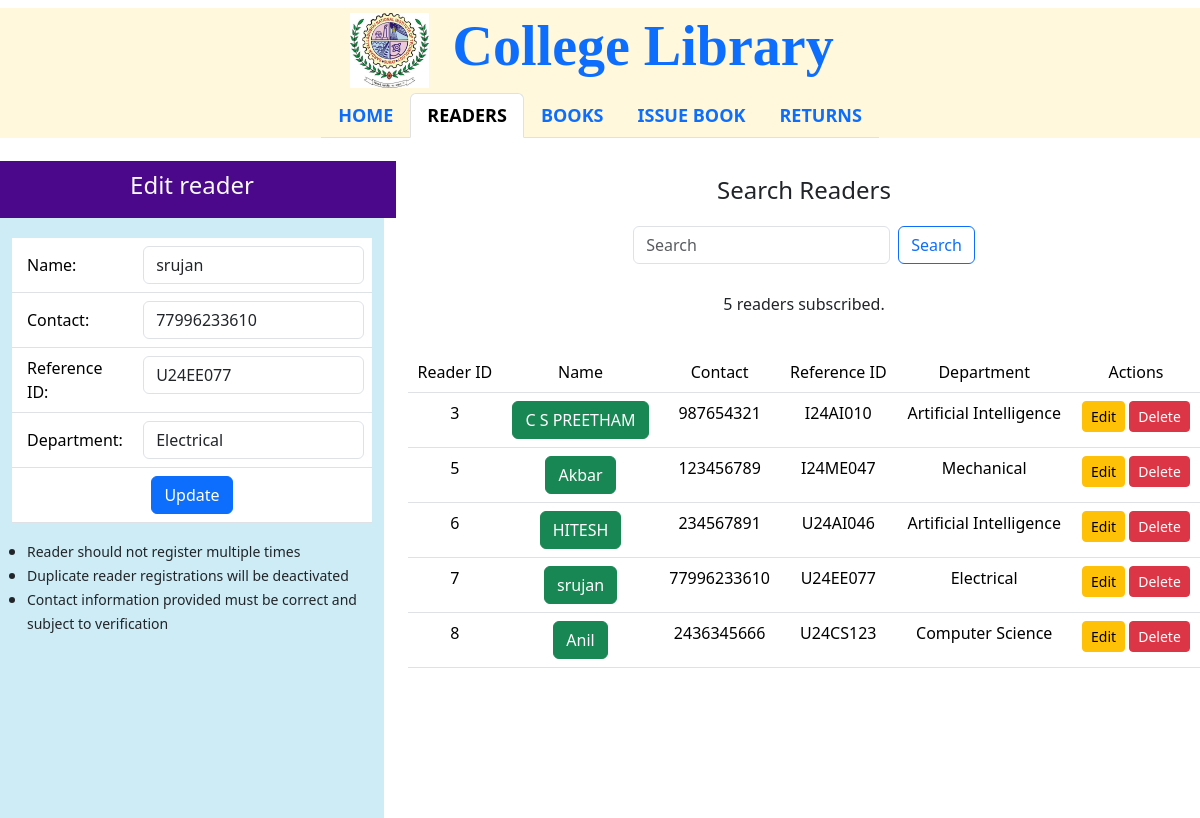
Screenshot of /readers/edit/7 with the database file from the repository.
### lims_app/models.py (models this page shows, shortened)
class Reader(models.Model):
    reference_id = models.CharField(max_length=200)
    reader_name = models.CharField(max_length=200)
    reader_contact = models.CharField(
        max_length=10,
        validators=[
            RegexValidator(
                regex=r'^\d{10}$',
                message='Contact number must be a 10-digit number',
            ),
        ]
    )
    reader_department = models.CharField(max_length=100)
    active = models.BooleanField(default=True)

### lims_app/views.py (the view)
# urls.py: path('readers/edit/<int:reader_id>', edit_reader, name='edit_reader'),
def edit_reader(request, reader_id):
    if request.method == "POST":
        reader = Reader.objects.get(id=reader_id)
        reader.reader_name = request.POST['reader_name']
        reader.reader_contact = request.POST['reader_contact']
        reader.reference_id = request.POST['reference_id']
        reader.reader_department = request.POST['reader_department']
        reader.save()
        return redirect('/readers')
    else:
        reader = Reader.objects.get(id=reader_id)
        return render(request, 'readers.html', context={
            'current_tab': 'readers',
            'edit_reader': reader,
            'readers': Reader.objects.all()
        })

### lims_app/templates/readers.html (shortened to what this page needs)
<!DOCTYPE html>
{% extends "index.html" %}
{% load static %}
{% block main_content %}
<div class="container-flex text-center justify-content-center align-items-center" style="background-color:white;">
    <div class="row justify-content-center align-middle" style="margin-top:15px;">
        <div class="col-md-4 text-light" style="background-color:#4B088A; padding-top:10px; padding-bottom:10px;">
            <h4>{% if edit_reader %}Edit reader{% else %}Register new reader{% endif %}</h4>
        </div>
        <div class="col-md-8">
            <h4 style="margin-top:15px;">Search Readers</h4>
        </div>
    </div>
    <div class="row">
        <div class="col-md-4">
            <div class="container" style="overflow-y:auto; height:600px;background:#CEECF5 ">
                {% if edit_reader %}
                <form class="d-flex flex-column" action="/readers/edit/{{edit_reader.id}}" method="POST">
                {% else %}
                <form class="d-flex flex-column" action="/readers/add" method="POST">
                {% endif %}
                    <table class="table" style="margin-top:20px;">
                        <tr>
                            <td style="text-align: left; vertical-align:middle; padding-left: 15px;">Name:</td>
                            <td><input type="text" class="form-control" name="reader_name" value="{{edit_reader.reader_name}}"></td>
                        </tr>
                        <tr>
                            <td style="text-align: left; vertical-align:middle; padding-left: 15px;">Contact:</td>
                            <td><input type="tel" class="form-control" name="reader_contact" value="{{edit_reader.reader_contact}}"
                                     pattern="[0-9]{10}" maxlength="10" title="Please enter a valid 10-digit contact number" required></td>
                        </tr>
                        <tr>
                            <td style="text-align: left; vertical-align:middle; padding-left: 15px;">Reference ID:</td>
                            <td><input type="text" class="form-control" name="reference_id" value="{{edit_reader.reference_id}}"></td>
                        </tr>
                        <tr>
                            <td style="text-align: left; vertical-align:middle; padding-left: 15px;">Department:</td>
                            <td><input type="text" class="form-control" name="reader_department" value="{{edit_reader.reader_department}}"></td>
                        </tr>
                        <tr>
                           <td colspan="2"><button class="btn btn-primary" type="submit">{% if edit_reader %}Update{% else %}Save{% endif %}</button></td>
                        </tr>
                    </table>
                </form>
                <ul style="text-align:left; vertical-align: middle; padding-left: 15px; font-weight:500">
                    <li><small>Reader should not register multiple times</small></li>
                    <li><small>Duplicate reader registrations will be deactivated</small></li>
                    <li><small>Contact information provided must be correct and subject to verification</small></li>
                </ul>
            </div>
        </div>
        <div class="col-md-8">
            <div class="row">
                <nav class="navbar bg-body-light">
                    <div class="container-fluid justify-content-center align-items-center">
                        <form class="d-flex" role="search" action="/readers" method="POST">
                            <input class="form-control me-2" type="search" placeholder="Search" aria-label="Search" name="query" value="{{query}}">
                            <button class="btn btn-outline-primary" type="submit">Search</button>
                        </form>
                    </div>
                </nav>
            </div>
            <div class="row" style="margin-top:20px;">
                <p>{{readers|length}} readers subscribed.</p>
            </div>
            <div class="row" style="margin-top:20px;">
                <div class="container" style="overflow-y:auto; height:400px;">
                    <table class="table table-hover">
                       <thead>
                       <tr>
                           <td>Reader ID</td>
                           <td>Name</td>
                           <td>Contact</td>
                           <td>Reference ID</td>
                           <td>Department</td>
                           <td>Actions</td>
                       </tr>
                       </thead>
                        <tbody>
                            {% for reader in readers %}
                                <tr>
                                    <td>{{reader.id}}</td>
                                    <td>
                                        {% if reader.active %}
                                            <span class="btn btn-success">{{reader.reader_name}}</span>
                                        {% else %}
                                            <span class="btn btn-primary">{{reader.reader_name}}</span>
                                        {% endif %}
                                    </td>
                                    <td>{{reader.reader_contact}}</td>
                                    <td>{{reader.reference_id}}</td>
                                    <td>{{reader.reader_department}}</td>
                                    <td>
                                        <a href="/readers/edit/{{reader.id}}" class="btn btn-warning btn-sm">Edit</a>
                                        <a href="/readers/delete/{{reader.id}}" class="btn btn-danger btn-sm" onclick="return confirm('Are you sure you want to delete this reader?')">Delete</a>
                                    </td>
                                </tr>
                            {% endfor %}
                        </tbody>
                    </table>
                </div>
            </div>
        </div>
    </div>
</div>
{% endblock %}

### rows the page displays
Reader: reader_name "srujan", reader_contact "77996233610", reference_id "U24EE077", reader_department "Electrical", id "7"
Reader: id "3", reader_name "C S PREETHAM", reader_contact "987654321", reference_id "I24AI010", reader_department "Artificial Intelligence"
Reader: id "5", reader_name "Akbar", reader_contact "123456789", reference_id "I24ME047", reader_department "Mechanical"
Reader: id "6", reader_name "HITESH", reader_contact "234567891", reference_id "U24AI046", reader_department "Artificial Intelligence"
Reader: id "8", reader_name "Anil", reader_contact "2436345666", reference_id "U24CS123", reader_department "Computer Science"

### other values shown
{{ readers|length }} "5"
